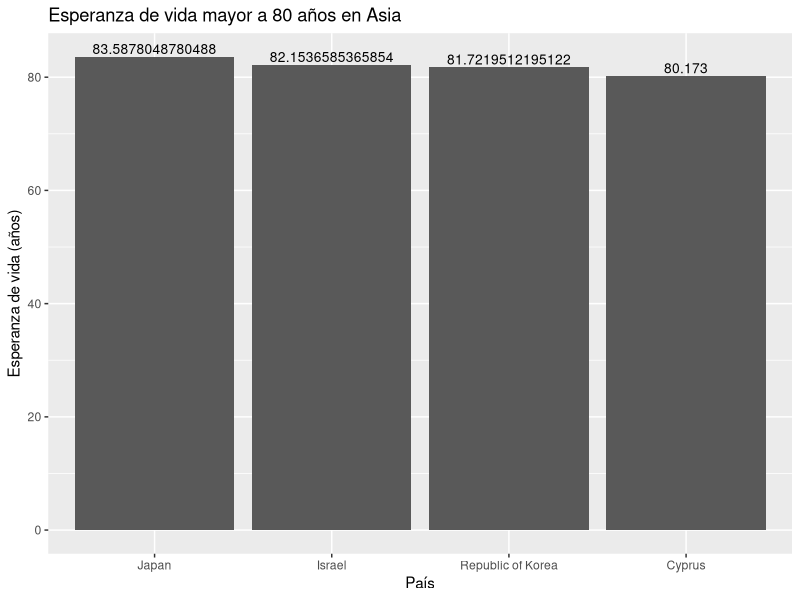
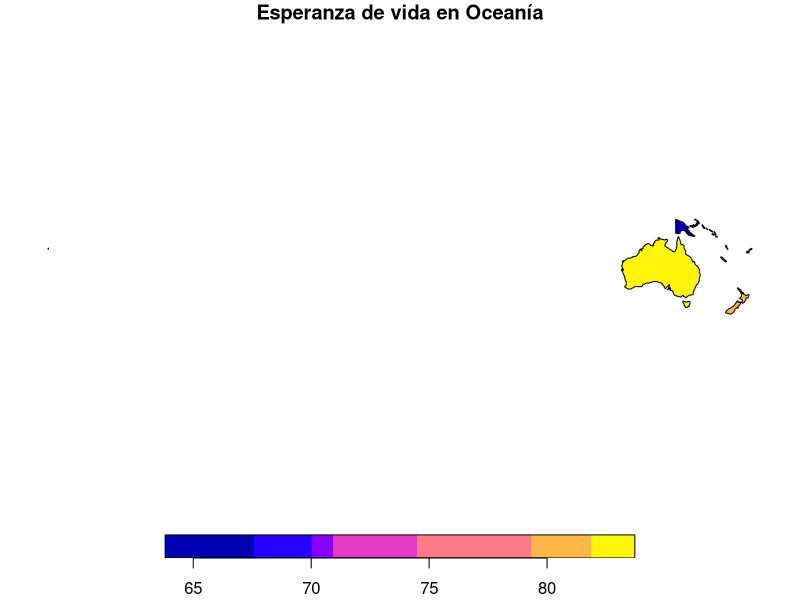
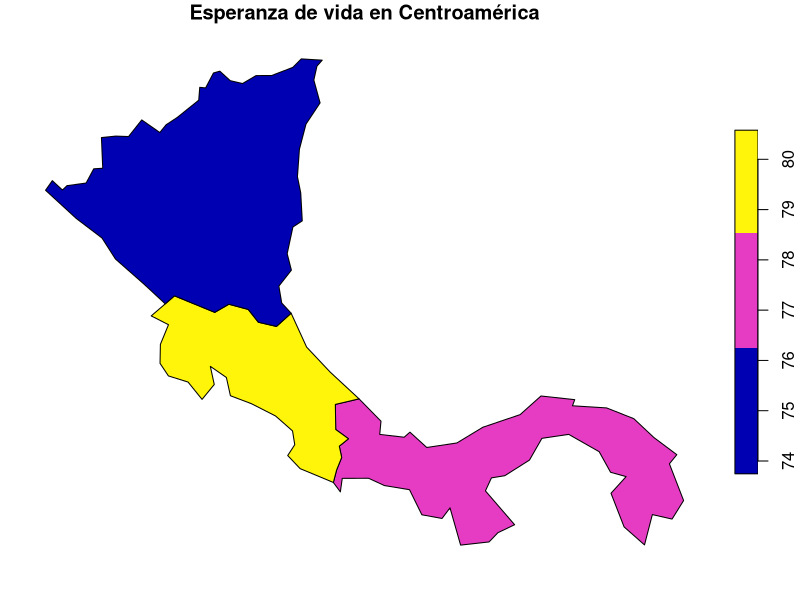
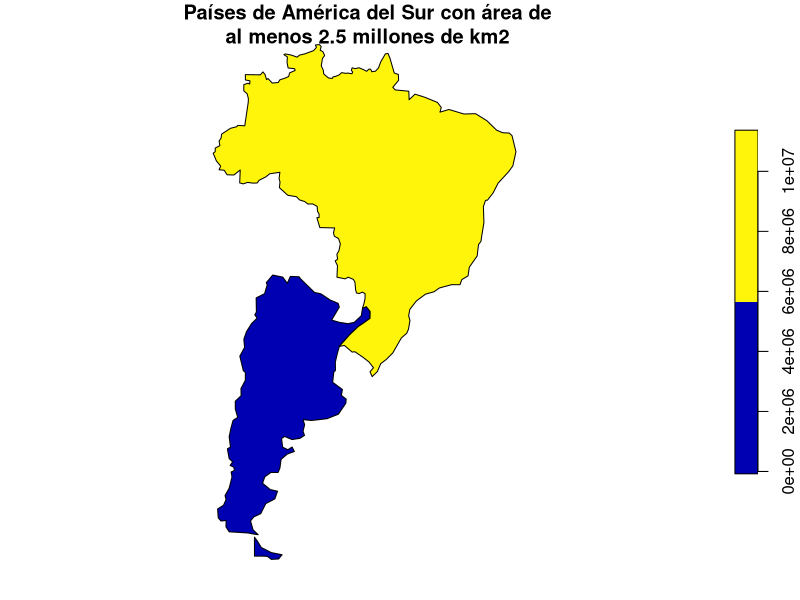
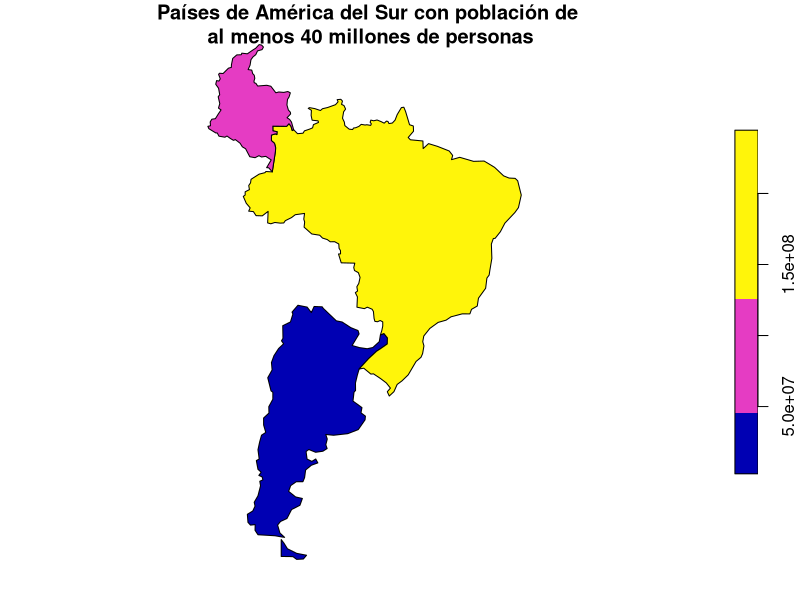

Source code (R) for these figures, in order:
## ---- chunk 1
knitr::opts_chunk$set(echo = TRUE)
## ---- chunk 2
# Paquete para generación de documentos (ej. HTML)
library(knitr)
# Paquete para formateo de tablas
library(kableExtra)
# Paquete de graficación
library(ggplot2)
# Paquete de manejo de datos geoespaciales vectoriales
library(sf)
# Paquete con conjuntos de datos geoespaciales
library(spData)
## ---- chunk 3
names(world)
## ---- chunk 4
kable(
  world[1:10, 1:5, drop = TRUE], 
  caption="Datos demográficos de los países del mundo"
)
## ---- chunk 5
kable(
  world[1:10, c("name_long","continent","pop","lifeExp","gdpPercap"), drop = TRUE], 
  col.names=c("País","Continente","Población","Esperanza de vida","Renta per cápita"),  
  caption="Datos demográficos de los países del mundo"
)
## ---- chunk 6
# Se extraen las observaciones ordenadas por orden alfabético de país
world.orden <- order(world$name_long)
# Se genera un nuevo data frame ordenado
world.ordenadoxpais <- world[world.orden,]
# Se formatea la tabla con el nuevo data frame
kable(
  world.ordenadoxpais[, c("name_long","continent","pop","lifeExp","gdpPercap"), drop = TRUE], 
  col.names=c("País","Continente","Población","Esperanza de vida","Renta per cápita"),  
  caption="Datos demográficos de los países del mundo"
) %>%
kable_styling() %>%
scroll_box(
  width = "800px", 
  height = "500px", 
  fixed_thead = TRUE
)
## ---- chunk 7
# Se extraen las observaciones correspondientes a los países de Centroamérica
centro_america = world[world$name_long == "Belize" |
                       world$name_long == "Guatemala" |
                       world$name_long == "Honduras" |
                       world$name_long == "El Salvador" |
                       world$name_long == "Nicaragua" |
                       world$name_long == "Costa Rica" |
                       world$name_long == "Panama"
                       , ]
# Se formatea la tabla con el nuevo data frame
kable(
  centro_america[, c("name_long","continent","pop","lifeExp","gdpPercap"), drop = TRUE], 
  col.names=c("País","Continente","Población","Esperanza de vida","Renta per cápita"),  
  caption="Datos demográficos de los países de Centroamérica"
) %>%
kable_styling()

## ---- chunk 8
paises_asiaconNA = world[world$continent == "Asia" &
                    world$lifeExp >= 80  
                                                    ,]

paises_asia <- na.omit(paises_asiaconNA)

# Se formatea la tabla con el nuevo data frame
kable(
  paises_asia[, c("name_long","lifeExp"), drop = TRUE], 
  col.names=c("País","Esperanza de vida"),  
  caption="Datos de esperanza de vida de los países de Asia",
  
) %>%
kable_styling() 


## ---- chunk 9


#se genera grafico de barras
ggplot(paises_asia, aes(x=reorder(name_long, -lifeExp), y=    lifeExp)) +
  ggtitle("Esperanza de vida mayor a 80 años en Asia") +
  xlab("País") + 
  ylab("Esperanza de vida (años)") +  
  geom_col() +
  geom_text(aes(label=  lifeExp), vjust=-0.3, size=3.5)

## ---- chunk 10
paises_oceania = world[world$continent == "Oceania" ,]

plot(
  paises_oceania["lifeExp"], 
  main="Esperanza de vida en Oceanía"
)

## ---- chunk 11
paises_centroamerica = centro_america[centro_america$lifeExp >= 74  
                                                    ,]

plot(
  paises_centroamerica["lifeExp"], 
  main="Esperanza de vida en Centroamérica"
)


## ---- chunk 12
paises_suramerica = world[world$continent == "South America"                            ,]

paisesSAarea=paises_suramerica[paises_suramerica$area_km2 >= 2500000 ,]

plot(
  paisesSAarea["area_km2"], 
  main="
  Países de América del Sur con área de 
  al menos 2.5 millones de km2 "
)

paisesSApop=paises_suramerica[paises_suramerica$pop >= 40000000 ,]

plot(
  paisesSApop["pop"], 
  main="
  Países de América del Sur con población de 
  al menos 40 millones de personas"
)
